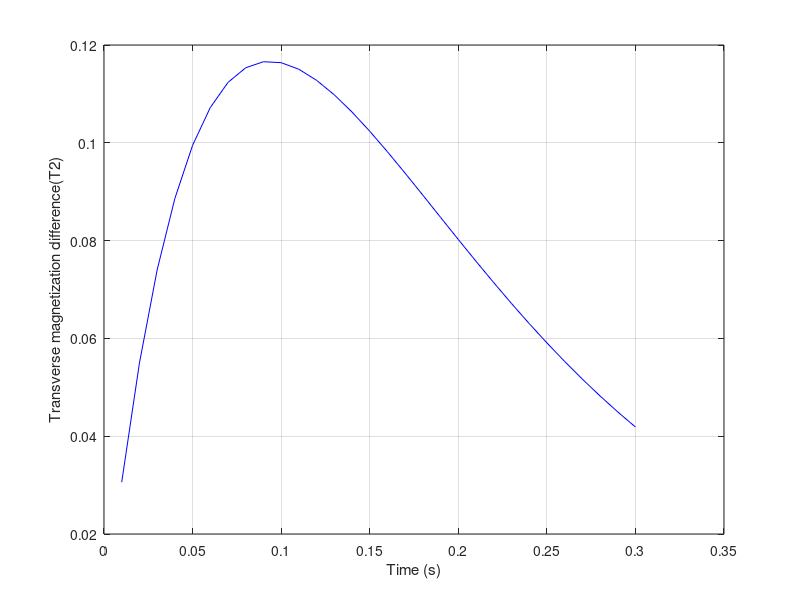

This chart was generated by the following MATLAB code:
%%%%%%%%%%%%%%%%%%%%%%%%%%%%%%%%%%%%%%%%%%%%%%%%%%%%%%%%%
%
% Class:     Psych 204a
% Tutorial:  Basic MR
% Author:    Wandell
% Date:      03.15.04
% Duration:  90 minutes
% Copyright: Stanford University, Brian A. Wandell
%
% Checked:  
%   2007:       Rory Sayres
%   09.22.09:   Jon Winawer
%   09.18.10    Jon Winawer
%   2011.09.22  B. Wandell
%%%%%%%%%%%%%%%%%%%%%%%%%%%%%%%%%%%%%%%%%%%%%%%%%%%%%%%%%
%
% This tutorial explains basic principles of magnetic resonance signals.
% As the first tutorial in the series, it also gives you an opportunity to
% examine basic Matlab commands.
%
% In this tutorial, principles are illustrated for signals derived from a bulk
% substance, such as a beaker of water. Various terms used to describe the
% MR principles, including
%
%   spins, parallel and anti-parallel, Boltzman distribution
%
% are introduced.
% 
% Also, tissue properties such as T1 (longitudinal) and T2(spin-spin)
% interactions, are explained and the way in which signal contrast depends
% on these parameters is explained. 
%
% The next tutorial, MRImaging, takes up the topic of how to make
% images that measure these tissue properties in a non-uniform volume, such
% as a head.
%
%
% REFERENCES TO HELP WITH THIS TUTORIAL:
% Huettel et al. Chapters 1-3 (mainly Chapter 3)
% John Hornak online MRI book: http://www.cis.rit.edu/htbooks/mri/index.html
% Especially Chapter 3: http://www.cis.rit.edu/htbooks/mri/inside.htm
% McRobbie et al, MRI, From Picture to Proton, Chapter 8
%
% 1st v. 2nd edition of text: 
% The course text is Huettel et al, 2nd edition. The first and second
% editions are quite similar, especially in the earlier chapters.
% References followed by "ii" are 2nd edition, "i" first edition. Hence p.
% 51i, 60ii means p 51 in the first edition, p 60 in the second. And so on.


%%%%%%%%%%%%%%%%%%%%%%%%%%%%%%%%%%%%%%%%%%%%%%%%%%%%%%%%%%%%%%%%%%%%%%%%%%%
%% Spin velocity
% When a substance with net spin is placed in a steady magnetic field, it
% precesses at a frequency that is characteristic of that substance.
% We can compute the precession frequency from the following simple
% formula.  Note the units.
% (see chapter 3 and ca. p. 51i, 60ii for a discussion of precession).

B0 = 1.5;     % Magnetic field strength (Tesla)
g = 42.58e+6; % Gyromagnetic constant for hydrogen (Hz / Tesla)
v = g*B0      % The resonant frequency of hydrogen, also called its Larmor frequency.

%%%%%%%%%%%%%%%%%%%%%%%%%%%
% ***** Question 1: ***** %
%%%%%%%%%%%%%%%%%%%%%%%%%%%
% What are the units of the Larmor frequency, v, for hydrogen as expressed
% above? The gyromagnetic constant of sodium is 11.27e+6 Hz/Tesla.  Compute
% the Larmor frequency of sodium in a 3T magnet.

% Ordinarily, the resonant frequencies are expressed in units of MegaHertz
% (millions of hertz)
fprintf('The resonant frequency of spins in hydrogen is %0.4f (MHz) at %.2f Tesla',v/(10^6),B0);

%%%%%%%%%%%%%%%%%%%%%%%%%%%%%%%%%%%%%%%%%%%%%%%%%%%%%%%%%%%%%%%%%%%%%%%%%%%
%% Spin Energy
% The energy in precessing spin is proportional to its resonant frequency, v.
% The constant of proportionality between energy and frequency is a famous
% constant called Planck's constant.
% (Extra credit:  Find out something interesting about Max Planck).  

% Hence, the amount of energy in a hydrogen molecular in this magnetic
% field is
h = 6.626e-34 % Planck's constant (J s)
E = h*v

%%%%%%%%%%%%%%%%%%%%%%%%%%%
% ***** Question 2: ***** %
%%%%%%%%%%%%%%%%%%%%%%%%%%%
% What are the units of E?

% At steady state, say when the subject enters the magnet and prior to
% any measurements, the dipoles align parallel or anti-parallel to the
% magnetic field.
% (The textbook illustrates this with a nice metaphor of gravity in Figure
% 3.7ii, 3,6i.) 
%
% The energy difference between these two states is proportional to the
% mean magnetic field.  This is called the Zeeman effect (see Figure 3.8i,
% 3.9ii in the book). 
%

% The proportion of dipoles aligned parallel (low energy) and anti-parallel
% (high energy) to the main field is described by the Boltzmann
% distribution.
% The formula that determines the fraction of dipoles in the low and
% high energy states is in Hornak (Chapter 2).

k = 1.3805e-23;      % Boltzmann's constant, J/Kelvin
T = 300;             % Degrees Kelvin at room temperature
dE = h * g * B0;      % Transition energy
ratioHigh2Low = exp(-dE/(k*T));  % Boltzmann's formula, Hornak, Chapter 3; Huettel, p. 76ii

% Under typical conditions the number of dipoles in the low and high energy
% states are very similar.
fprintf('Ratio of dipoles in the high vs. low energy state:  %e',ratioHigh2Low)

% At low temperatures (near absolute zero), very few of the dipoles enter
% the high (anti-parallel) energy state.  No, this is not important for us.
% But I find the numbers interesting and can see why people might want to
% work on low temperature physics for a while.
T = logspace(-3,2.5,50);
r = exp( -dE ./ (k*T));  
figure(1); semilogx(T,r);
xlabel('Temperature (K)'); ylabel('Ratio of high/low energy state dipoles')
set(gca,'ylim',[-0 1.1]); grid on

%%%%%%%%%%%%%%%%%%%%%%%%%%%
% ***** Question 3: ***** %
%%%%%%%%%%%%%%%%%%%%%%%%%%%
% Where is human body temperature on the graph?  Given human
% body temperature, what is the ratio of high/low energy?
% Would it matter if we kept the room cooler?

%%%%%%%%%%%%%%%%%%%%%%%%%%%%%%%%%%%%%%%%%%%%%%%%%%%%%%%%%%%%%%%%%%%%%%
%% T1 tissue contrast
%
% The tendency of dipoles to align (either parallel or anti-parallel) with
% the B0 magnetic field imposes an opportunity to probe tissue properties
% using magnetic resonance. MR signals are derived by perturbing the
% ordered spins (excitation) and then measuring the emissions (reception)
% as the dipoles return to their low energy state.  The way the dipoles
% return to their low energy state provides information about the local
% tissue.
%
% Summing the effect of the many many dipoles within a voxel, we
% obtain a measure of the dipoles within the voxel called the net
% magnetization.  This is represented by a single vector (see the many
% examples in Hornak). Most reasoning about the MR signal is based
% on understanding models of the net magnetization vector and how it
% recovers after being perturbed by the radio frequency pulses in the
% presence of changing magnetic fields. 
%

% The MR measurements that we obtain describe the net magnetization in the
% direction perpendicular to the main axis (B0 field). This direction is
% illustrated in the following figures.

% First, here is a 3D plot that shows the net magnetization as a red circle
% in the steady-state.  The blue lines show the three axes.
clf
% showAxis
plot3(0,0,1,'ro')
set(gca,'xlim',[-2,2],'ylim',[-2 2],'zlim',[-2 2])
line([-1 1],[0 0],[0 0]);
line([0 0],[-1 1],[0 0]);
line([0 0],[0 0],[-1 1]);
grid on
xlabel('x'), ylabel('y'), zlabel('z')
AZ0 = 332.5; EL0 = 30; view(AZ0,EL0);

%  The size of the MR signal we measure depends on how far the net
%  magnetization deviates from the main z-axis.  We can see this deviation
%  more easily by looking at the figure straight from the top.  In this
%  initial situation, the point is at (0,0) in the (x,y) plane.
AZ1 = 0; EL1 = 90 ;  view(AZ1,EL1)

% Notice that from this view, looking down the z-axis, we see only the x-
% and y-axes.  The net magnetization is at (0,0) so we will not see any
% signal. Now, let's put the picture back to the 3D view.
view(AZ0,EL0);

% Suppose we excite the tissue and place the net magnetization along the x-axis. 
plot3(1,0,0,'go')
set(gca,'xlim',[-2,2],'ylim',[-2 2],'zlim',[-2 2]);
line([-1 1],[0 0],[0 0]);
line([0 0],[-1 1],[0 0]);
line([0 0],[0 0],[-1 1]);
grid on
xlabel('x'), ylabel('y'), zlabel('z')

% When we look from the top now, we see that there is a large magnetization
% component.  The green point is removed from (0,0) and falls along the
% x-axis.
AZ1 = 0; EL1 = 90 ;  view(AZ1,EL1)

% When we change the net magnetization from the steady-state position (red
% circle) to the excited position (green circle), it is like introducing a 90
% deg rotation in the magnetization direction.  This is usually called the
% flip angle. This is one of the parameters that you select when doing MR
% imaging.
clf
% showAxis
plot3(0,0,1,'ro',1,0,0,'go')
set(gca,'xlim',[-2,2],'ylim',[-2 2],'zlim',[-2 2])
line([-1 1],[0 0],[0 0]);
line([0 0],[-1 1],[0 0]);
line([0 0],[0 0],[-1 1]);
grid on
xlabel('x'), ylabel('y'), zlabel('z')
AZ0 = 332.5; EL0 = 30; view(AZ0,EL0);

%  As the net magnetization returns to the steady-state position, the
%  distance from the origin decreases, reducing the signal.  This is
%  illustrated by the collection of green points plotted here that
%  illustrate the net magnetization rotating back towards the z-axis.
theta = (pi/2)*((0:10)/10);
x = cos(theta);  z = sin(theta);  y = zeros(size(x));
clf; 
plot3(x,y,z,'go')
set(gca,'xlim',[-2,2],'ylim',[-2 2],'zlim',[-2 2])
line([-1 1],[0 0],[0 0]);
line([0 0],[-1 1],[0 0]);
line([0 0],[0 0],[-1 1]);
grid on
xlabel('x'), ylabel('y'), zlabel('z');
AZ0 = 332.5; EL0 = 30; view(AZ0,EL0);

% When viewed from the top, you can see that the green points head back
% towards the origin.
AZ1 = 0; EL1 = 90 ;  view(AZ1,EL1)

% After receiving an excitation pulse, this component of the MR signal
% decays gradually over time.  The spin-lattice decay has been measured
% and, in general, it follows an exponential decay rate.

% Specifically, here is the rate of recovery of the T1 magnetization for hydrogen
% molecules in gray matter.
T1 = 0.88;          % Time constant units of S
t = (0.02:0.02:6);  % Time in seconds
Mo = 1;             % Set the net magnetization in the steady state to 1 and ignore.

% This is the exponential rate of recovery of the T1 magnetization, after
% it has been set to zero by flipping the net magnetization 90 degrees.
MzG = Mo *( 1 - exp(-t ./ T1) );

% Plotted is a graph we have the magnetization of gray matter as:
plot(t,MzG);
xlabel('Time (s)'); ylabel('Transverse magnetization (T1)'); grid on

% The decay rates for various brain tissues (summarized by the parameter T1
% above) differs both with the material and with the level of the B0 field.
% The value T1 = 0.88 seconds above is typical of gray matter at 1.5T.

% The T1 value for white matter is slightly smaller.  Comparing the two we
% see that white matter recovers slightly faster (has a smaller T1):
T1 = 0.64;
MzW = Mo *( 1 - exp(-t ./ T1) );
plot(t,MzG,'b-',t,MzW,'r--');
xlabel('Time (s)'); ylabel('Transverse magnetization (T1)'); grid on
legend('Gray','White')

% Notice that the time to recover all the way back to Mo is fairly long, on
% the order of 3-4 sec.  This is a limitation in the speed of acquisition
% for T1 imaging.

% The difference in the T1 component of the signal from gray matter and
% white matter changes over time. This difference is plotted in the next graph.

plot(t,abs(MzW - MzG));
xlabel('Time (s)'); ylabel('Magnetization difference'); grid on

%%%%%%%%%%%%%%%%%%%%%%%%%%%
% ***** Question 4: ***** %
%%%%%%%%%%%%%%%%%%%%%%%%%%% 
% If you are seeking to make a measurement that optimizes the
% signal to noise ratio between these two materials, at what time would you
% measure the recovery of the T1 signal? 

%%%%%%%%%%%%%%%%%%%%%%%%%%%
% ***** Question 5: ***** %
%%%%%%%%%%%%%%%%%%%%%%%%%%%
% Look up the T1 value of cerebro-spinal fluid (CSF).  Plot the T1 recovery
% of CSF.  At what time you would measure to maximize the white/CSF
% contrast.

%%%%%%%%%%%%%%%%%%%%%%%%%%%%%%%%%%%%%%%%%%%%%%%
% We can visualize this difference as follows. Suppose that we have two
% beakers, adjacent to one another, containing materials with different T1
% values.  Suppose we make a pair of images in which the intensity of each
% image is set to the T1 value over time. What would the T1 images look
% like?  
%

% The beakers start with the same, Mo, magnetization.
beaker1 = Mo*ones(32,32);
beaker2 = Mo*ones(32,32);

% They will have different T1 relaxation values
T1(1) = 0.64;       % T1 for white matter
T1(2) = 0.88;       % T1 for gray matter
movieT = (0.001:.1:4);   % We will make images at these sample times (in sec)

% Here is a movie, slowed down, showing the relative intensities of the
% images over a 4 sec period, measured every 100 ms.   The frames are shown
% at 1/4 the real speed (i.e., every 400 ms).
for ii=1:length(movieT)
    img1 = beaker1*( 1 - exp(-movieT(ii) / T1(1)) );
    img2 = beaker2*( 1 - exp(-movieT(ii) / T1(2)) );
    img = [img1; img2];
    pause(.4);
    image(img*256); axis image; colormap(gray(256))
    text1 = text(-18,12,'Beaker 1');
    text2 = text(-18,44,'Beaker 2');
    text3 = text(40,32,sprintf('Time: %.2f sec',movieT(ii)));
    l1 = line([0 32],[32.5 32.5]);
end

% As you can see, if we make a picture of the net magnetization around
% 0.6-1.0 sec during the decay, there will be a good contrast difference
% between the gray and white matter.  Measured earlier or later, the
% picture will have less contrast.

% As a preview of further work, later in the course, we should add just a
% little noise to the measurements.  After all, all measurements have some
% noise.  Let's look again.

for ii=1:length(movieT)
    img1 = beaker1*( 1 - exp(-movieT(ii) / T1(1)) ) + randn(size(beaker1))*0.05;
    img2 = beaker2*( 1 - exp(-movieT(ii) / T1(2)) ) + randn(size(beaker1))*0.05;
    img = [img1; img2];
    pause(.4);
    image(img*256); axis image;
    text1 = text(-18,12,'Beaker 1');
    text2 = text(-18,44,'Beaker 2');
    text3 = text(40,32,sprintf('Time: %.2f sec',movieT(ii)));
    l1 = line([0 32],[32.5 32.5]);
end

%%%%%%%%%%%%%%%%%%%%%%%%%%%
% ***** Question 6: ***** %
%%%%%%%%%%%%%%%%%%%%%%%%%%%
% Instead of plotting the difference, plot the ratio of the
% levels, MzW and MzG. 
%     a) When is the ratio the biggest?
%     b) Why would we measure at a time when the difference, rather than
%     ratio is biggest? 

%%%%%%%%%%%%%%%%%%%%%%%%%%%%%%%%%%%%%%%%%%%%%%%%%%%%%%%%%%%%%%%%%%%%%%
%% T2 contrast
%
% There is a second physical mechanism, in addition to the spin-lattice measurement, 
% that influences the MR signal. This second mechanism is called spin-spin interaction
% (transverse relaxation).  This signaling mechanism is particularly important for
% functional magnetic resonance imaging and the BOLD signal.
%
% In describing the T1 signal, we treated the MR signal as a single unified
% vector.  In the example above, we explored what happens to the net
% magnetization of the MR signal when the vector is rotated 90 deg into the
% x-y plane.
%
% But we omitted any discussion the fact that the dipoles are assumed to be
% continuously precessing around the main axis together, in unison.
% Perhaps in a perfectly homogeneous environment, these rotating dipoles
% would precess at the Larmor frequency in perfect synchronization and we
% could treat the single large vector as we have.
%
% But in practice, the  dipoles within a single voxel of a functional image
% each experience slightly different magnetic field environments.
% Consequently, they each have their own individual Larmor frequencies,
% proportional to the magnetic field that they experience. An important
% second mechanism of MR is a consequence of the fact that the individual
% dipoles each have their own local magnetic field and the synchrony soon
% dissipate.
%

% Suppose  we have a large sample of dipoles that are spinning together in
% perfect phase.  We can specify their orientation as an angle in this
% plane, theta.  Let's assume they all share a common angle
nSamples = 10000;
theta = zeros(nSamples,1);

% Then the position of the spins in the (x,y) plane will be
spins = [cos(theta), sin(theta)];

% And they will all fall at the same poisiton
clf
plot(spins(:,1),spins(:,2),'o');
grid on; axis equal
set(gca,'xlim',[-2,2],'ylim',[-2 2])
grid on; xlabel('x'), ylabel('y')

% The total magnetization, summed across all the dipoles, is the vector
% length of the sum of these spins 
% 
averagePosition = sum(spins)/nSamples;         % Type v so you know what it is
netMagnetization = sqrt(averagePosition(1)^2 + averagePosition(2)^2)

% Now, suppose that spins are precessing at slightly different rates.  So
% after a few moments in time they do not fall at exactly the same angle.
% We can express this by creating a new vector theta that has some
% variability in it
theta = rand(nSamples,1)*0.5;       % Uniform random number generator

% Here is the distribution of the angles
hist(theta)
xlabel('Angle'), ylabel('Number of spins');
set(gca,'xlim',[0 2*pi])

% Going through the same process we can make a plot of the spin positions
spins = [cos(theta), sin(theta)];
plot(spins(:,1),spins(:,2),'o');
grid on; axis equal
set(gca,'xlim',[-2,2],'ylim',[-2 2])
grid on; xlabel('x'), ylabel('y');

% Now, you can see that the net magnetization is somewhat smaller
averagePosition = sum(spins); 
netMagnetization = sqrt(averagePosition(1)^2 + averagePosition(2)^2)/nSamples

% If the spins grow even further out of phase, say they are spread over a
% full pi radians (180 degrees), then we have a dramatic reduction in the
% net magnetization
theta = rand(nSamples,1)*pi;
spins = [cos(theta), sin(theta)];
hist(theta)
xlabel('Angle'), ylabel('Number of spins');
set(gca,'xlim',[0 2*pi])
averagePosition = sum(spins); 
netMagnetization = sqrt(averagePosition(1)^2 + averagePosition(2)^2)/nSamples

% In a typical experiment, in which the spins are in an inhomogeneous
% environment, the spins spread out more and more with time, and the
% transverse magnetization declines.  The loss of signal from this
% spin-dephasing mechanism follows an exponential time constant. 

t = (0.01:0.01:0.3);% Time in secs
T2(1) = 0.08;       % T2 for white matter
T2(2) = 0.11;       % T2 for gray matter
MzG = Mo*exp(-t/T2(1));
MzW = Mo*exp(-t/T2(2));
plot(t,MzG,'r--',t,MzW,'b-')
xlabel('Time (s)'); ylabel('Transverse magnetization (T2)'); grid on
legend('Gray','White')

% Experimental measurements of spin-spin decay shows that it occurs at a
% much  faster rate than spin-lattice. Comparison of T1 (spin-lattice) and
% T2 (spin-spin) decay constants at various B0 field strengths are:
%
% Tissue      T1 (1.5T,3.0T,4T)    T2 (1.5T,3.0T,4T)  (seconds)
%------------------------------------------
% White      0.64, 0.86, 1.04     0.08, 0.08, 0.05
% Gray       0.88, 1.2,  1.4      0.08, 0.11, 0.05
%------------------------------------------
% Source: Jezzard and Clare Chapter 3 in the Oxford fMRI Book

% Also, notice that the peak difference occurs a very short time compared
% to the T1 difference.
plot(t,abs(MzG - MzW),'b-')
xlabel('Time (s)'); ylabel('Transverse magnetization difference(T2)'); grid on

%%%%%%%%%%%%%%%%%%%%%%%%%%%
% ***** Question 7: ***** %
%%%%%%%%%%%%%%%%%%%%%%%%%%%
% Suppose you wanted to measure brain structure, and you were
% particularly interested in gray/white differences.  Based on the T1 and
% T2 curves we have drawn, would you choose to distinguish these two
% tissues using T1 or T2? 

%%%%%%%%%%%%%%%%%%%%%%%%%%%%%%%%%%%%%%
% The T2 difference is so short that measurement of the T2 signal would be a
% problem were it not for the invention of an important measurement method
% called 'Spin Echo'.  We will begin the next tutorial by explaining that
% idea.

% In fact, there are many essential imaging ideas that we have not yet
% explored.  For example, how can we measure T1 and T2 separately? Perhaps
% most importantly, how can we form an image? These are the topics we will
% take up in the next tutorial.

% END OF TUTORIAL
